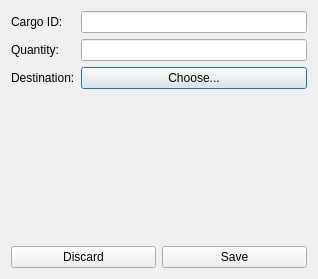
<?xml version="1.0" encoding="UTF-8"?>
<ui version="4.0">
 <class>CargoEditDialog</class>
 <widget class="QDialog" name="CargoEditDialog">
  <property name="geometry">
   <rect>
    <x>0</x>
    <y>0</y>
    <width>318</width>
    <height>279</height>
   </rect>
  </property>
  <property name="windowTitle">
   <string>Dialog</string>
  </property>
  <layout class="QVBoxLayout" name="verticalLayout">
   <item>
    <layout class="QFormLayout" name="formLayout">
     <item row="0" column="0">
      <widget class="QLabel" name="label">
       <property name="text">
        <string>Cargo ID:</string>
       </property>
      </widget>
     </item>
     <item row="0" column="1">
      <widget class="QLineEdit" name="lineEdit_3">
       <property name="text">
        <string/>
       </property>
      </widget>
     </item>
     <item row="1" column="0">
      <widget class="QLabel" name="label_2">
       <property name="text">
        <string>Quantity:</string>
       </property>
      </widget>
     </item>
     <item row="1" column="1">
      <widget class="QLineEdit" name="lineEdit_2">
       <property name="text">
        <string/>
       </property>
      </widget>
     </item>
     <item row="2" column="0">
      <widget class="QLabel" name="label_5">
       <property name="text">
        <string>Destination:</string>
       </property>
      </widget>
     </item>
     <item row="2" column="1">
      <widget class="QPushButton" name="pushButton_3">
       <property name="text">
        <string>Choose...</string>
       </property>
      </widget>
     </item>
    </layout>
   </item>
   <item>
    <spacer name="verticalSpacer">
     <property name="orientation">
      <enum>Qt::Vertical</enum>
     </property>
     <property name="sizeHint" stdset="0">
      <size>
       <width>20</width>
       <height>148</height>
      </size>
     </property>
    </spacer>
   </item>
   <item>
    <layout class="QHBoxLayout" name="horizontalLayout_2">
     <item>
      <widget class="QPushButton" name="pushButton_4">
       <property name="text">
        <string>Discard</string>
       </property>
      </widget>
     </item>
     <item>
      <widget class="QPushButton" name="pushButton_5">
       <property name="text">
        <string>Save</string>
       </property>
      </widget>
     </item>
    </layout>
   </item>
  </layout>
 </widget>
 <resources/>
 <connections/>
</ui>
